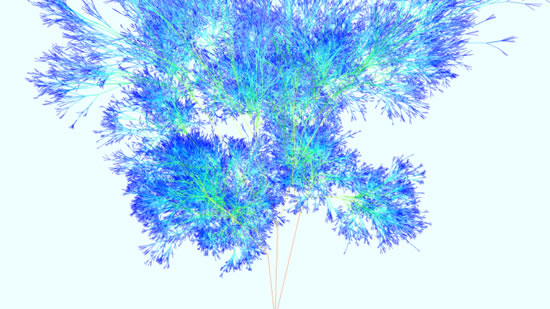
#> input picture image2.jpg, 550 x 309 px
$ python fourier_opencv.py   (Python 2 division)
#> lines starting #> are read from the running program, lines starting #| are printed output that depends on the picture
import numpy as np
import cv2
from matplotlib import pyplot as plt

img = cv2.imread('image2.jpg',0)
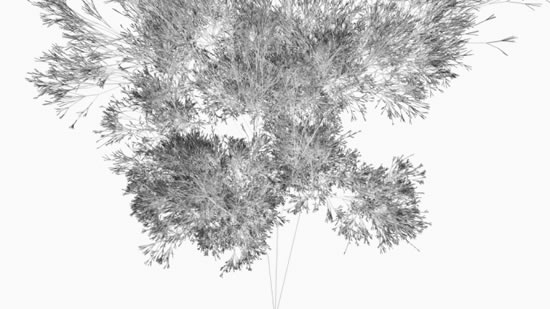
#> img: shape (309, 550); min 38, max 255, mean 213.7

dft = cv2.dft(np.float32(img),flags = cv2.DFT_COMPLEX_OUTPUT)
dft_shift = np.fft.fftshift(dft)

magnitude_spectrum = 20*np.log(cv2.magnitude(dft_shift[:,:,0],dft_shift[:,:,1]))
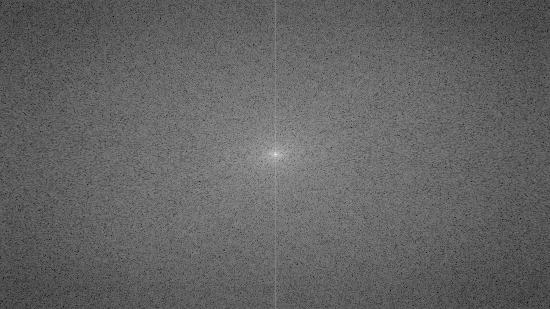
#> magnitude_spectrum: shape (309, 550) float32; min 46.2, max 348.2, mean 164.4; drawn with min black and max white

plt.subplot(121),plt.imshow(img, cmap = 'gray')
plt.title('Input Image'), plt.xticks([]), plt.yticks([])
plt.subplot(122),plt.imshow(magnitude_spectrum, cmap = 'gray')
plt.title('Magnitude Spectrum'), plt.xticks([]), plt.yticks([])
plt.show()
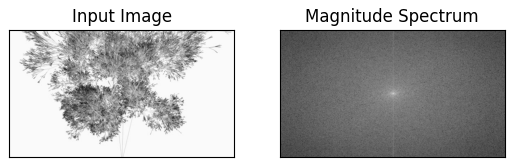
#> figure drawn by matplotlib, 2 panels


rows, cols = img.shape
#> rows = 309; cols = 550
crow,ccol = rows/2 , cols/2
#> crow = 154; ccol = 275

# create a mask first, center square is 1, remaining all zeros
mask = np.zeros((rows,cols,2),np.uint8)
mask[crow-30:crow+30, ccol-30:ccol+30] = 1

# apply mask and inverse DFT
fshift = dft_shift*mask
f_ishift = np.fft.ifftshift(fshift)
img_back = cv2.idft(f_ishift)
img_back = cv2.magnitude(img_back[:,:,0],img_back[:,:,1])
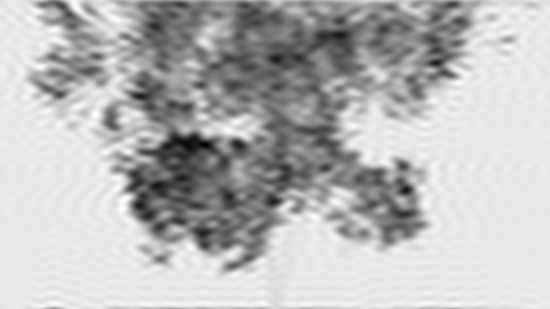
#> img_back: shape (309, 550) float32; min 12263056, max 45492092, mean 36322352; drawn with min black and max white

plt.subplot(121),plt.imshow(img, cmap = 'gray')
plt.title('Input Image'), plt.xticks([]), plt.yticks([])
plt.subplot(122),plt.imshow(img_back, cmap = 'gray')
plt.title('Magnitude Spectrum'), plt.xticks([]), plt.yticks([])
plt.show()

$ run again, with image1.jpg copied over image2.jpg
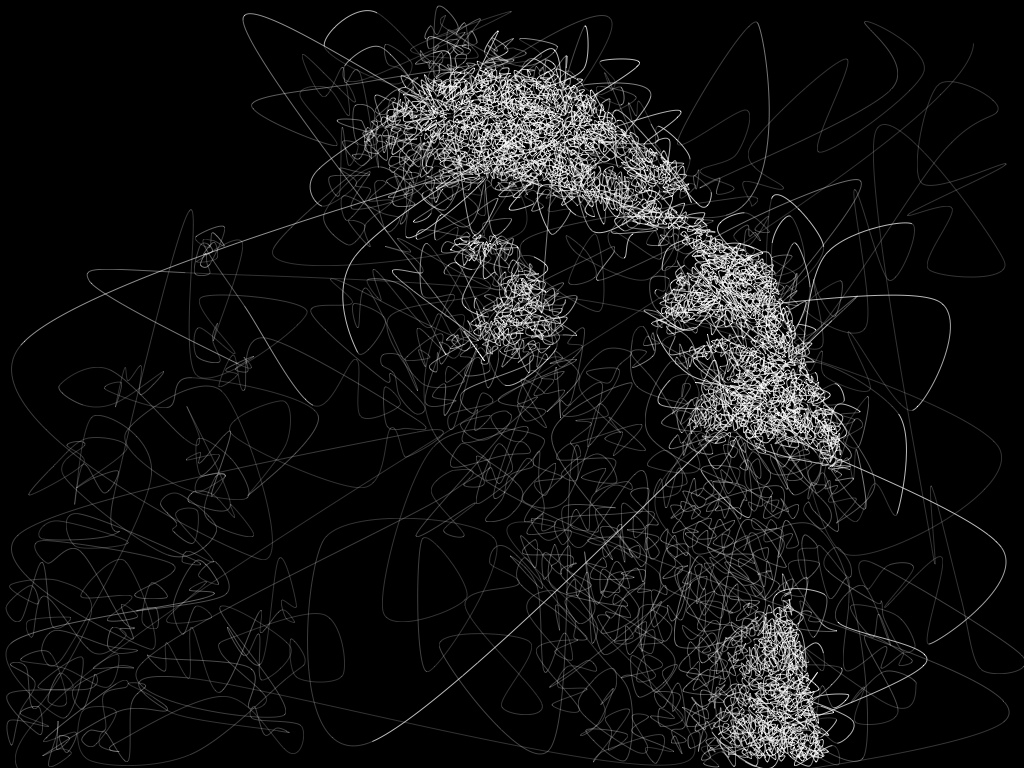
#> input picture image1.jpg, 1024 x 768 px
#> img is the input picture: shape (768, 1024); min 0, max 255, mean 17.2
#> `magnitude_spectrum = 20*np.log(cv2.magnitude(dft_shift[:,:,0],dft_shif..`:
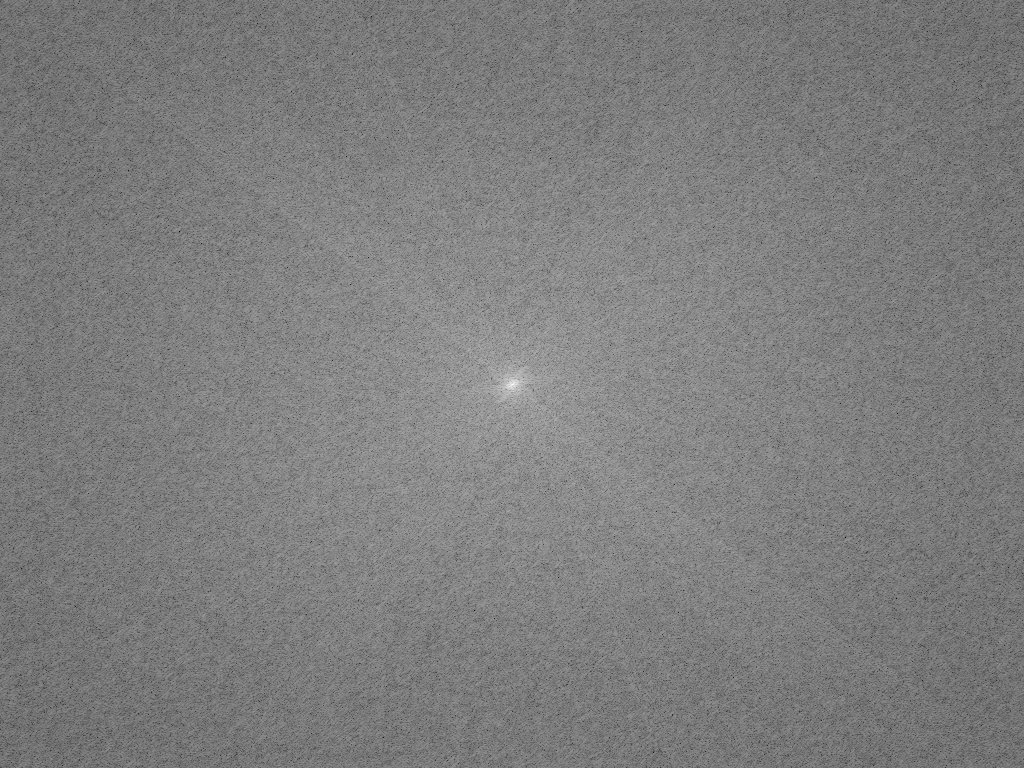
#> magnitude_spectrum: shape (768, 1024) float32; min 63.06, max 328.4, mean 194.1; drawn with min black and max white
#> `plt.show()`:
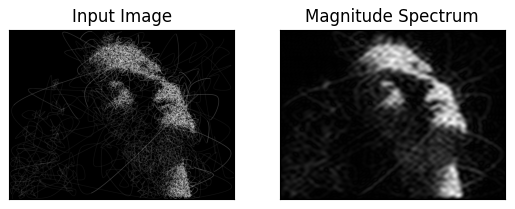
#> figure drawn by matplotlib, 2 panels
